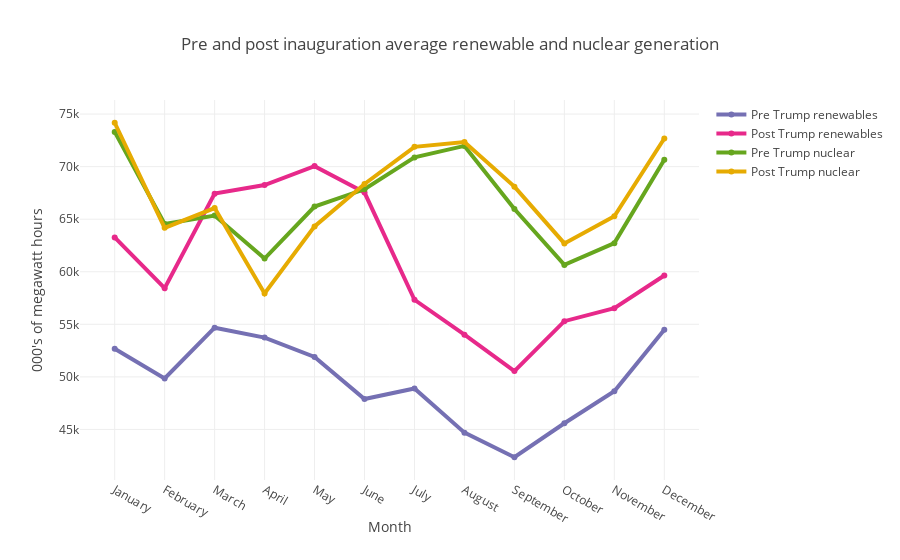

The cell this chart's notebook holds for it:
### Code cell
dark2 = cl.scales['6']['qual']['Dark2']

pre_t_r = go.Scatter(x=months, y = list(group_pre_t['total_renewable']), name = 'Pre Trump renewables', \
                       line = dict(color = dark2[2],width = 4))

post_t_r = go.Scatter(x=months, y = list(group_post_t['total_renewable']), name = 'Post Trump renewables', \
                       line = dict(color = dark2[3],width = 4))

pre_t_n = go.Scatter(x=months, y = list(group_pre_t['nuclear']['mean']), name = 'Pre Trump nuclear', \
                       line = dict(color = dark2[4],width = 4))

post_t_n = go.Scatter(x=months, y = list(group_post_t['nuclear']['mean']), name = 'Post Trump nuclear', \
                       line = dict(color = dark2[5],width = 4))
data3 = [pre_t_r, post_t_r, pre_t_n, post_t_n]

layout3 = dict(title = 'Pre and post inauguration average renewable and nuclear generation', xaxis = dict(title = 'Month'),\
              yaxis = dict(title = '000\'s of megawatt hours'))

fig3= dict(data=data3, layout=layout3)
plotly.offline.iplot(fig3)

### Figure 1 — Plotly figure (JSON) as saved in the notebook; plotly's stock layout.template omitted (floating-point values rounded to 4 significant figures)
{"data": [{"line": {"color": "rgb(117,112,179)", "width": 4}, "name": "Pre Trump renewables", "type": "scatter", "uid": "cbe4beeb-4ef8-47c3-af3c-3dddcd83df1d", "x": ["January", "February", "March", "April", "May", "June", "July", "August", "September", "October", "November", "December"], "y": [52670.0, 49842, 54678, 53738, 51890.0, 47890.0, 48890.0, 44694, 42352, 45588, 48635, 54480]}, {"line": {"color": "rgb(231,41,138)", "width": 4}, "name": "Post Trump renewables", "type": "scatter", "uid": "62afd11a-2fcf-422a-96b8-ae7d303908fb", "x": ["January", "February", "March", "April", "May", "June", "July", "August", "September", "October", "November", "December"], "y": [63269, 58430.0, 67431, 68250, 70050.0, 67530.0, 57333, 54010.0, 50549, 55300.0, 56530.0, 59640.0]}, {"line": {"color": "rgb(102,166,30)", "width": 4}, "name": "Pre Trump nuclear", "type": "scatter", "uid": "1e40d0fb-4e1e-4db6-aa5d-490c394c02f0", "x": ["January", "February", "March", "April", "May", "June", "July", "August", "September", "October", "November", "December"], "y": [73310.0, 64550.0, 65348, 61258, 66200.0, 67850.0, 70880.0, 71970.0, 65962, 60652, 62720.0, 70648]}, {"line": {"color": "rgb(230,171,2)", "width": 4}, "name": "Post Trump nuclear", "type": "scatter", "uid": "355bdb54-3abc-4236-9c8f-df8927a10f46", "x": ["January", "February", "March", "April", "May", "June", "July", "August", "September", "October", "November", "December"], "y": [74175, 64175, 66063, 57938, 64320.0, 68350.0, 71885, 72333, 68098, 62696, 65283, 72680.0]}], "layout": {"title": {"text": "Pre and post inauguration average renewable and nuclear generation"}, "xaxis": {"title": {"text": "Month"}}, "yaxis": {"title": {"text": "000's of megawatt hours"}}}}
